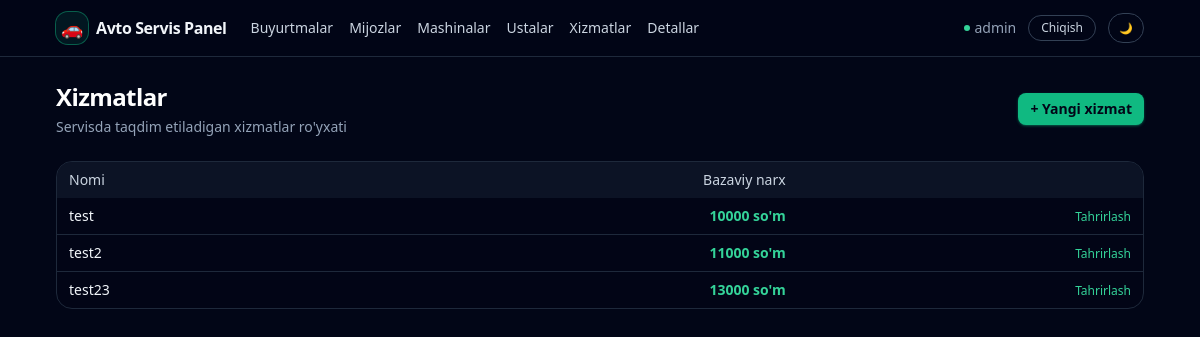
The app's page /services/ (signed in), older data.
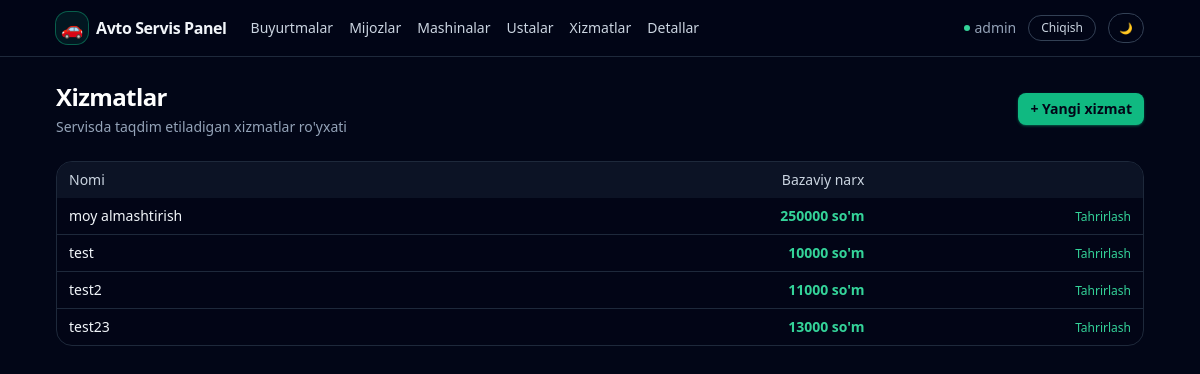
The same page, newer data.
### apps/models.py (models this page shows, shortened)
class Service(models.Model):
    name = models.CharField(_("Service name"), max_length=255)
    base_price = models.DecimalField(
        _("Base price"), max_digits=12, decimal_places=2
    )
    class Meta:
        verbose_name = _("Service")
        verbose_name_plural = _("Services")

### apps/views/services.py (the view)
# urls.py: path("services/", service_list, name="service_list"),
@login_required
def service_list(request):
    services = Service.objects.all().order_by("name")
    return render(request, "services/service_list.html", {"services": services})

### templates/services/service_list.html (shortened to what this page needs)
{% extends "base.html" %}
{% block content %}
<div class="flex items-center justify-between mb-6">
    <div>
        <h1 class="text-xl sm:text-2xl font-semibold tracking-tight text-white">Xizmatlar</h1>
        <p class="text-xs sm:text-sm text-slate-400 mt-1">
            Servisda taqdim etiladigan xizmatlar ro'yxati
        </p>
    </div>
    <a href="{% url 'apps:service_create' %}"
       class="inline-flex items-center rounded-lg bg-emerald-500 hover:bg-emerald-400 px-3 py-1.5 text-xs sm:text-sm font-semibold text-slate-950 shadow shadow-emerald-500/40">
        + Yangi xizmat
    </a>
</div>
<div class="rounded-2xl border border-slate-800 bg-slate-950/60 overflow-hidden">
    <div class="overflow-x-auto">
        <table class="min-w-full text-xs sm:text-sm">
            <thead class="bg-slate-900/80 text-slate-300">
            <tr>
                <th class="px-3 py-2 text-left font-medium">Nomi</th>
                <th class="px-3 py-2 text-right font-medium">Bazaviy narx</th>
                <th class="px-3 py-2 text-right font-medium"></th>
            </tr>
            </thead>
            <tbody class="divide-y divide-slate-800">
            {% for service in services %}
                <tr>
                    <td class="px-3 py-2 text-slate-100">{{ service.name }}</td>
                    <td class="px-3 py-2 text-right text-emerald-400 font-semibold">
                        {{ service.base_price|floatformat:0 }} so'm
                    </td>
                    <td class="px-3 py-2 text-right">
                        <a href="{% url 'apps:service_update' service.pk %}"
                           class="text-xs text-emerald-400 hover:text-emerald-300">
                            Tahrirlash
                        </a>
                    </td>
                </tr>
            {% empty %}
                <tr>
                    <td colspan="3" class="px-3 py-4 text-center text-slate-500">
                        Xizmatlar hozircha kiritilmagan
                    </td>
                </tr>
            {% endfor %}
            </tbody>
        </table>
    </div>
</div>
{% endblock %}

Row changes from the older to the newer data that the page shows:
added Service: name "moy almashtirish", base_price "250000"
